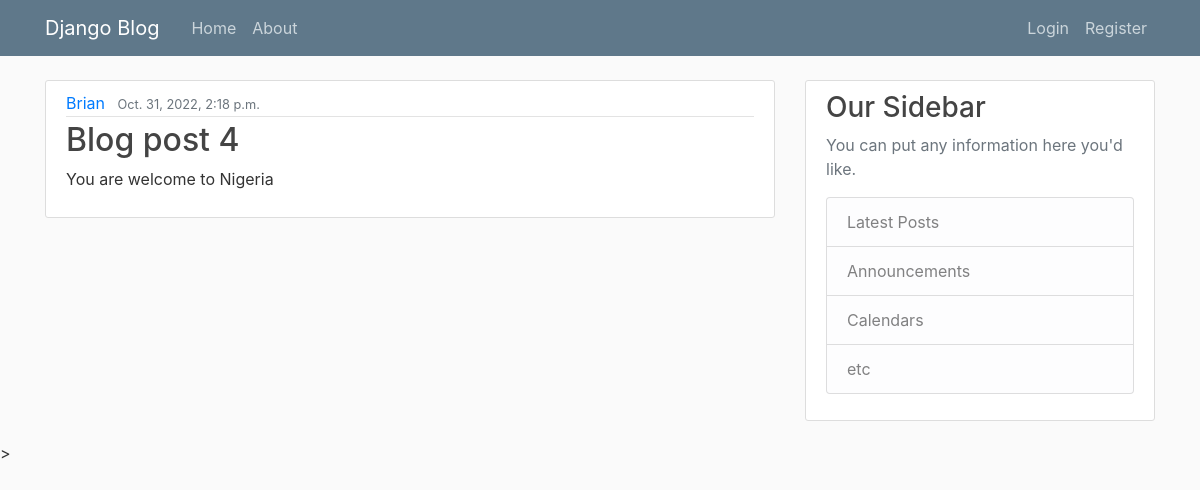
The page /post/8/ on the database its author committed.
### blog/models.py (models this page shows, shortened)
class Post(models.Model):
    title = models.CharField(max_length = 100)
    content = models.TextField()
    date_posted = models.DateTimeField( default = timezone.now)
    author = models.ForeignKey(User, on_delete = models.CASCADE)

### blog/views.py (the view)
# urls.py: path('post/<int:pk>/', PostDetailView.as_view(), name = 'post_detail'),
class PostDetailView(DetailView):
    model = Post
    template_name = 'blog/post_detail.html'

### blog/templates/blog/post_detail.html
{% extends 'blog/base.html' %}
{% block content %}
<article class="media content-section">
    <div class="media-body">
        <div class="article-metadata">
        <a class="mr-2" href="#">{{ object.author }}</a>
        <small class="text-muted">{{ object.date_posted }}</small>
        </div>
        <h2 class="article-title">{{ object.title }}</h2>
        <p class="article-content">{{ object.content }}</p>
    </div>
</article>
{% endblock %}

### blog/static/blog/main.css (style rules this page uses)
body { background: #fafafa; color: #333333; margin-top: 5rem; }
h1, h2, h3, h4, h5, h6 { color: #444444; }
.content-section { background: #ffffff; padding: 10px 20px; border: 1px solid #dddddd; border-radius: 3px; margin-bottom: 20px; }
.article-title { color: #444444; }
.article-content { white-space: pre-line; }
.article-metadata { padding-bottom: 1px; margin-bottom: 4px; border-bottom: 1px solid #e3e3e3 }

### rows shown on the page
Post: author "Brian", date_posted "Oct. 31, 2022, 2:18 p.m.", title "Blog post 4", content "You are welcome to Nigeria"
